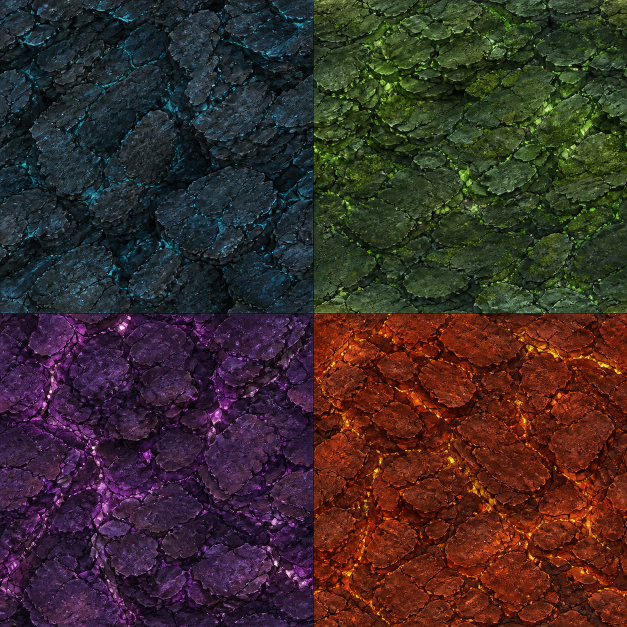
#> input picture my-projects/gravity-wave/assets/source/terrain-material-atlas.png, 1254 x 1254 px (shown at 1/2 size)
$ python leakcheck.py ../../../../my-projects/gravity-wave/assets/source --ref ../../../../my-projects/gravity-wave/assets/source/terrain-material-atlas.png
#> lines starting #> are read from the running program, lines starting #| are printed output that depends on the picture
"""Find holes in Spiral Canyon's rock from a leak-test capture.

The capture (VARIANT=capture EXTRA_CFLAGS="-DDK_AT_VIEWS=3 -DDK_ROCK_TINT",
then tools/capture.py) puts cameras inside the rock and takes each shot
twice: "-a" is the real world (rock meshes tinted, everything else dark
grey, the sky black), "-b" is only the reference rock, the height function
itself as a white heightfield. Where the reference shows its surface and
the real shot shows no rock, the rock meshes have a hole. The window's
own borders are found from a reference shot of a normal build (one with
sky all round) and ignored.

Usage: uv run --with pillow --with numpy tools/leakcheck.py captures/leak1 --ref captures/views31/view-10.png
Exits 1 and writes <dir>/leaks.png when anything is flagged.
"""
import argparse
from pathlib import Path

import numpy as np
from PIL import Image, ImageDraw


def content_box(ref: Path):
    a = np.asarray(Image.open(ref).convert("RGB")).max(axis=2)
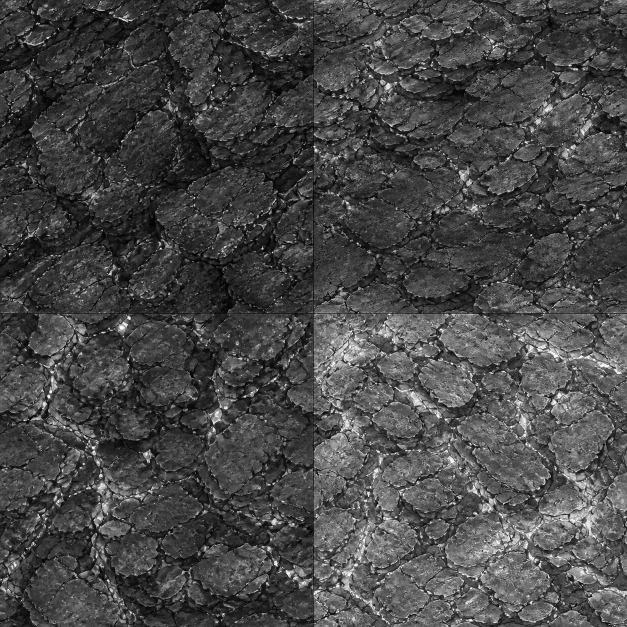
#> a: shape (1254, 1254) (shown at 1/2 size); min 0, max 255, mean 71.3
    cols = np.where((a > 16).mean(axis=0) > 0.5)[0]
#> cols = 1254 values from 0 to 1253
    rows = np.where((a > 16).mean(axis=1) > 0.5)[0]
#> rows = 1254 values from 0 to 1253
    return cols.min(), rows.min(), cols.max() + 1, rows.max() + 1


def erode(mask: np.ndarray, n: int) -> np.ndarray:
    m = mask.copy()
    for _ in range(n):
        inner = m[1:-1, 1:-1] & m[:-2, 1:-1] & m[2:, 1:-1] & m[1:-1, :-2] & m[1:-1, 2:]
        m = np.zeros_like(m)
        m[1:-1, 1:-1] = inner
    return m


def main():
    ap = argparse.ArgumentParser()
    ap.add_argument("dir", type=Path)
    ap.add_argument("--ref", type=Path, required=True)
    ap.add_argument("--thresh", type=float, default=0.003)
    ap.add_argument("--title", type=int, default=40, help="rows of window title bar to skip")
    a = ap.parse_args()
    x0, y0, x1, y1 = content_box(a.ref)
#> x0 = 0; y0 = 0; x1 = 1254; y1 = 1254
    y0 += a.title
#> y0 = 40
    results = []
    for fa in sorted(a.dir.glob("leak-*-a.png")):
        fb = fa.with_name(fa.name[:-5] + "b.png")
        if not fb.exists():
            continue
        real = np.asarray(Image.open(fa).convert("RGB")).astype(int)[y0:y1, x0:x1]
        refi = np.asarray(Image.open(fb).convert("RGB")).astype(int)[y0:y1, x0:x1]
        real_rock = (real.max(axis=2) - real.min(axis=2)) > 40   # a tint, not grey or black
        ref_rock = refi.min(axis=2) > 150
        # Only holes: where the reference's surface is seen (white) the
        # real meshes must show rock first. The reverse (real rock where
        # the reference is black) is not a defect: black there is as often
        # the inside of the reference's solid (a ray that never crosses the
        # surface) as sky, and a tunnel wall seen from inside the rock is
        # exactly that.
        hole = erode(ref_rock & ~real_rock, 2).mean()
        results.append((hole, fa))
    results.sort(reverse=True)
    flagged = [r for r in results if r[0] > a.thresh]
    print(f"{len(results)} shot pairs, {len(flagged)} with a hole over {a.thresh:.1%}")
    for hole, f in flagged[:80]:
        print(f"  hole {hole:6.2%}  {f.stem[:-2]}")
    if flagged:
        w, h = 320, 240
        n = min(len(flagged), 16)
        sheet = Image.new("RGB", (4 * w, ((n + 1) // 2) * h), "black")
        d = ImageDraw.Draw(sheet)
        for i, (hole, f) in enumerate(flagged[:n]):
            for k, suffix in enumerate(("a", "b")):
                im = Image.open(f.with_name(f.name[:-5] + suffix + ".png")).crop((x0, y0, x1, y1)).resize((w, h))
                sheet.paste(im, (((i % 2) * 2 + k) * w, (i // 2) * h))
            d.text(((i % 2) * 2 * w + 4, (i // 2) * h + 4), f"{f.stem[:-2]} hole {hole:.1%}", fill="yellow")
        sheet.save(a.dir / "leaks.png")
        print("sheet:", a.dir / "leaks.png")
    return 1 if flagged else 0


if __name__ == "__main__":
    raise SystemExit(main())
#> (the program exits here)

$ run again, on projects/drift-los-angeles/assets/source/city-material-atlas.png
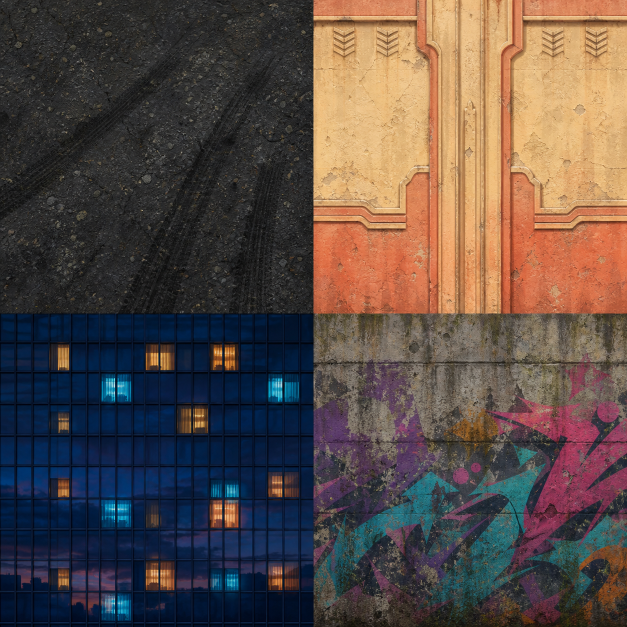
#> input picture projects/drift-los-angeles/assets/source/city-material-atlas.png, 1254 x 1254 px (shown at 1/2 size)
#> in content_box, `a = np.asarray(Image.open(ref).convert("RGB")).max(axis=2)`:
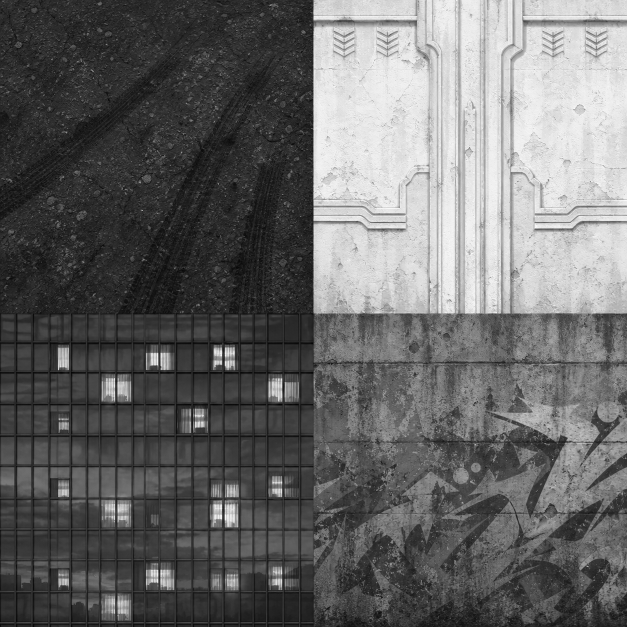
#> a: shape (1254, 1254) (shown at 1/2 size); min 0, max 255, mean 103.8
#> cols = 1254 values from 0 to 1253
#> in main, `x0, y0, x1, y1 = content_box(a.ref)`: x0 = 0; x1 = 1254
#> in main, `y0 += a.title`: y0 = 40

$ run again, on projects/drift-los-angeles/assets/source/district-material-atlas.png
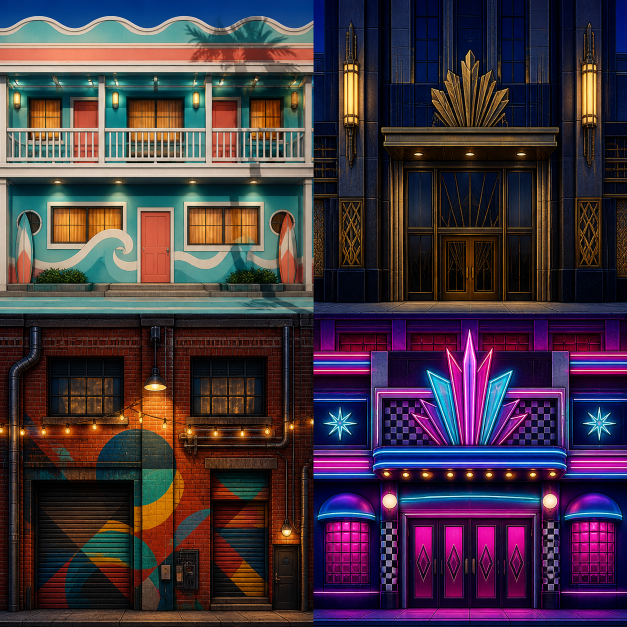
#> input picture projects/drift-los-angeles/assets/source/district-material-atlas.png, 1254 x 1254 px (shown at 1/2 size)
#> in content_box, `a = np.asarray(Image.open(ref).convert("RGB")).max(axis=2)`:
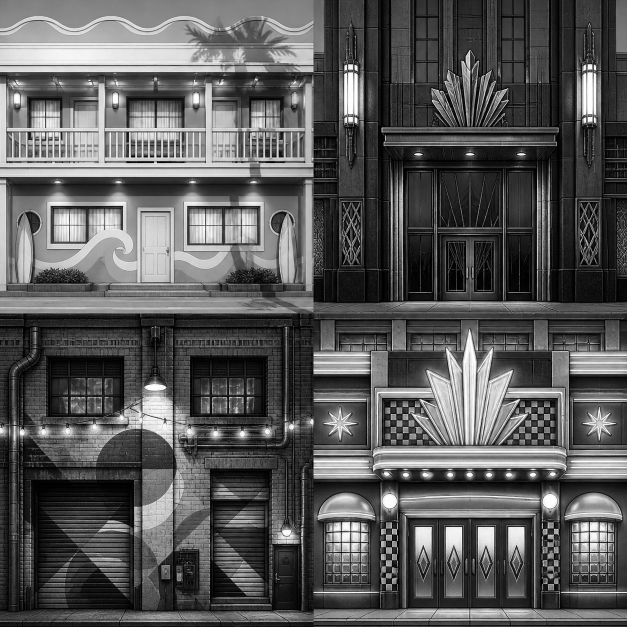
#> a: shape (1254, 1254) (shown at 1/2 size); min 0, max 255, mean 88.6
#> cols = 1246 values from 0 to 1253
#> rows = 1248 values from 0 to 1253
#> in main, `x0, y0, x1, y1 = content_box(a.ref)`: x0 = 0; x1 = 1254
#> in main, `y0 += a.title`: y0 = 40
